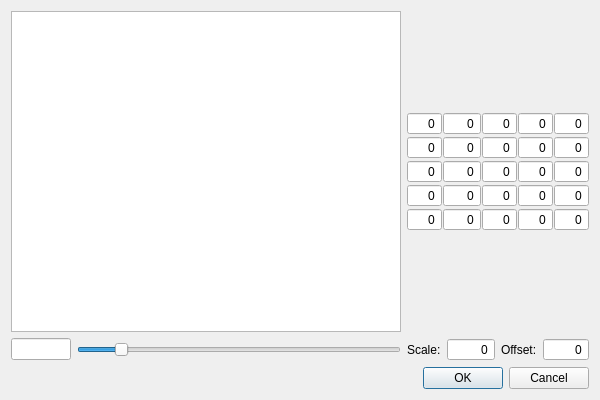
<?xml version="1.0" encoding="UTF-8"?>
<ui version="4.0">
 <class>CustomFilterDialog</class>
 <widget class="QDialog" name="CustomFilterDialog">
  <property name="geometry">
   <rect>
    <x>0</x>
    <y>0</y>
    <width>600</width>
    <height>400</height>
   </rect>
  </property>
  <property name="windowTitle">
   <string>Custom</string>
  </property>
  <layout class="QVBoxLayout" name="verticalLayout_3">
   <item>
    <layout class="QGridLayout" name="gridLayout_2">
     <item row="0" column="0">
      <layout class="QVBoxLayout" name="verticalLayout">
       <item>
        <widget class="QGraphicsView" name="graphicsView"/>
       </item>
      </layout>
     </item>
     <item row="0" column="1">
      <layout class="QVBoxLayout" name="verticalLayout_2">
       <item>
        <spacer name="verticalSpacer">
         <property name="orientation">
          <enum>Qt::Vertical</enum>
         </property>
         <property name="sizeHint" stdset="0">
          <size>
           <width>20</width>
           <height>40</height>
          </size>
         </property>
        </spacer>
       </item>
       <item>
        <layout class="QGridLayout" name="gridLayout">
         <property name="spacing">
          <number>1</number>
         </property>
         <item row="0" column="0">
          <widget class="QSpinBox" name="spinBox11">
           <property name="alignment">
            <set>Qt::AlignRight|Qt::AlignTrailing|Qt::AlignVCenter</set>
           </property>
           <property name="buttonSymbols">
            <enum>QAbstractSpinBox::NoButtons</enum>
           </property>
           <property name="minimum">
            <number>-999</number>
           </property>
           <property name="maximum">
            <number>999</number>
           </property>
          </widget>
         </item>
         <item row="0" column="1">
          <widget class="QSpinBox" name="spinBox21">
           <property name="alignment">
            <set>Qt::AlignRight|Qt::AlignTrailing|Qt::AlignVCenter</set>
           </property>
           <property name="buttonSymbols">
            <enum>QAbstractSpinBox::NoButtons</enum>
           </property>
           <property name="minimum">
            <number>-999</number>
           </property>
           <property name="maximum">
            <number>999</number>
           </property>
          </widget>
         </item>
         <item row="0" column="2">
          <widget class="QSpinBox" name="spinBox31">
           <property name="alignment">
            <set>Qt::AlignRight|Qt::AlignTrailing|Qt::AlignVCenter</set>
           </property>
           <property name="buttonSymbols">
            <enum>QAbstractSpinBox::NoButtons</enum>
           </property>
           <property name="minimum">
            <number>-999</number>
           </property>
           <property name="maximum">
            <number>999</number>
           </property>
          </widget>
         </item>
         <item row="0" column="3">
          <widget class="QSpinBox" name="spinBox41">
           <property name="alignment">
            <set>Qt::AlignRight|Qt::AlignTrailing|Qt::AlignVCenter</set>
           </property>
           <property name="buttonSymbols">
            <enum>QAbstractSpinBox::NoButtons</enum>
           </property>
           <property name="minimum">
            <number>-999</number>
           </property>
           <property name="maximum">
            <number>999</number>
           </property>
          </widget>
         </item>
         <item row="0" column="4">
          <widget class="QSpinBox" name="spinBox51">
           <property name="alignment">
            <set>Qt::AlignRight|Qt::AlignTrailing|Qt::AlignVCenter</set>
           </property>
           <property name="buttonSymbols">
            <enum>QAbstractSpinBox::NoButtons</enum>
           </property>
           <property name="minimum">
            <number>-999</number>
           </property>
           <property name="maximum">
            <number>999</number>
           </property>
          </widget>
         </item>
         <item row="1" column="0">
          <widget class="QSpinBox" name="spinBox12">
           <property name="alignment">
            <set>Qt::AlignRight|Qt::AlignTrailing|Qt::AlignVCenter</set>
           </property>
           <property name="buttonSymbols">
            <enum>QAbstractSpinBox::NoButtons</enum>
           </property>
           <property name="minimum">
            <number>-999</number>
           </property>
           <property name="maximum">
            <number>999</number>
           </property>
          </widget>
         </item>
         <item row="1" column="1">
          <widget class="QSpinBox" name="spinBox22">
           <property name="alignment">
            <set>Qt::AlignRight|Qt::AlignTrailing|Qt::AlignVCenter</set>
           </property>
           <property name="buttonSymbols">
            <enum>QAbstractSpinBox::NoButtons</enum>
           </property>
           <property name="minimum">
            <number>-999</number>
           </property>
           <property name="maximum">
            <number>9999</number>
           </property>
          </widget>
         </item>
         <item row="1" column="2">
          <widget class="QSpinBox" name="spinBox32">
           <property name="alignment">
            <set>Qt::AlignRight|Qt::AlignTrailing|Qt::AlignVCenter</set>
           </property>
           <property name="buttonSymbols">
            <enum>QAbstractSpinBox::NoButtons</enum>
           </property>
           <property name="minimum">
            <number>-999</number>
           </property>
           <property name="maximum">
            <number>999</number>
           </property>
          </widget>
         </item>
         <item row="1" column="4">
          <widget class="QSpinBox" name="spinBox52">
           <property name="alignment">
            <set>Qt::AlignRight|Qt::AlignTrailing|Qt::AlignVCenter</set>
           </property>
           <property name="buttonSymbols">
            <enum>QAbstractSpinBox::NoButtons</enum>
           </property>
           <property name="minimum">
            <number>-999</number>
           </property>
           <property name="maximum">
            <number>999</number>
           </property>
          </widget>
         </item>
         <item row="2" column="0">
          <widget class="QSpinBox" name="spinBox13">
           <property name="alignment">
            <set>Qt::AlignRight|Qt::AlignTrailing|Qt::AlignVCenter</set>
           </property>
           <property name="buttonSymbols">
            <enum>QAbstractSpinBox::NoButtons</enum>
           </property>
           <property name="minimum">
            <number>-999</number>
           </property>
           <property name="maximum">
            <number>999</number>
           </property>
          </widget>
         </item>
         <item row="2" column="1">
          <widget class="QSpinBox" name="spinBox23">
           <property name="alignment">
            <set>Qt::AlignRight|Qt::AlignTrailing|Qt::AlignVCenter</set>
           </property>
           <property name="buttonSymbols">
            <enum>QAbstractSpinBox::NoButtons</enum>
           </property>
           <property name="minimum">
            <number>-999</number>
           </property>
           <property name="maximum">
            <number>999</number>
           </property>
          </widget>
         </item>
         <item row="2" column="2">
          <widget class="QSpinBox" name="spinBox33">
           <property name="alignment">
            <set>Qt::AlignRight|Qt::AlignTrailing|Qt::AlignVCenter</set>
           </property>
           <property name="buttonSymbols">
            <enum>QAbstractSpinBox::NoButtons</enum>
           </property>
           <property name="minimum">
            <number>-999</number>
           </property>
           <property name="maximum">
            <number>999</number>
           </property>
          </widget>
         </item>
         <item row="2" column="3">
          <widget class="QSpinBox" name="spinBox43">
           <property name="alignment">
            <set>Qt::AlignRight|Qt::AlignTrailing|Qt::AlignVCenter</set>
           </property>
           <property name="buttonSymbols">
            <enum>QAbstractSpinBox::NoButtons</enum>
           </property>
           <property name="minimum">
            <number>-999</number>
           </property>
           <property name="maximum">
            <number>999</number>
           </property>
          </widget>
         </item>
         <item row="2" column="4">
          <widget class="QSpinBox" name="spinBox53">
           <property name="alignment">
            <set>Qt::AlignRight|Qt::AlignTrailing|Qt::AlignVCenter</set>
           </property>
           <property name="buttonSymbols">
            <enum>QAbstractSpinBox::NoButtons</enum>
           </property>
           <property name="minimum">
            <number>-999</number>
           </property>
           <property name="maximum">
            <number>999</number>
           </property>
          </widget>
         </item>
         <item row="3" column="0">
          <widget class="QSpinBox" name="spinBox14">
           <property name="alignment">
            <set>Qt::AlignRight|Qt::AlignTrailing|Qt::AlignVCenter</set>
           </property>
           <property name="buttonSymbols">
            <enum>QAbstractSpinBox::NoButtons</enum>
           </property>
           <property name="minimum">
            <number>-999</number>
           </property>
           <property name="maximum">
            <number>999</number>
           </property>
          </widget>
         </item>
         <item row="3" column="1">
          <widget class="QSpinBox" name="spinBox24">
           <property name="alignment">
            <set>Qt::AlignRight|Qt::AlignTrailing|Qt::AlignVCenter</set>
           </property>
           <property name="buttonSymbols">
            <enum>QAbstractSpinBox::NoButtons</enum>
           </property>
           <property name="minimum">
            <number>-999</number>
           </property>
           <property name="maximum">
            <number>999</number>
           </property>
          </widget>
         </item>
         <item row="3" column="2">
          <widget class="QSpinBox" name="spinBox34">
           <property name="alignment">
            <set>Qt::AlignRight|Qt::AlignTrailing|Qt::AlignVCenter</set>
           </property>
           <property name="buttonSymbols">
            <enum>QAbstractSpinBox::NoButtons</enum>
           </property>
           <property name="minimum">
            <number>-999</number>
           </property>
           <property name="maximum">
            <number>999</number>
           </property>
          </widget>
         </item>
         <item row="3" column="3">
          <widget class="QSpinBox" name="spinBox44">
           <property name="alignment">
            <set>Qt::AlignRight|Qt::AlignTrailing|Qt::AlignVCenter</set>
           </property>
           <property name="buttonSymbols">
            <enum>QAbstractSpinBox::NoButtons</enum>
           </property>
           <property name="minimum">
            <number>-999</number>
           </property>
           <property name="maximum">
            <number>999</number>
           </property>
          </widget>
         </item>
         <item row="3" column="4">
          <widget class="QSpinBox" name="spinBox54">
           <property name="alignment">
            <set>Qt::AlignRight|Qt::AlignTrailing|Qt::AlignVCenter</set>
           </property>
           <property name="buttonSymbols">
            <enum>QAbstractSpinBox::NoButtons</enum>
           </property>
           <property name="minimum">
            <number>-999</number>
           </property>
           <property name="maximum">
            <number>999</number>
           </property>
          </widget>
         </item>
         <item row="4" column="0">
          <widget class="QSpinBox" name="spinBox15">
           <property name="alignment">
            <set>Qt::AlignRight|Qt::AlignTrailing|Qt::AlignVCenter</set>
           </property>
           <property name="buttonSymbols">
            <enum>QAbstractSpinBox::NoButtons</enum>
           </property>
           <property name="minimum">
            <number>-999</number>
           </property>
           <property name="maximum">
            <number>999</number>
           </property>
          </widget>
         </item>
         <item row="4" column="1">
          <widget class="QSpinBox" name="spinBox25">
           <property name="alignment">
            <set>Qt::AlignRight|Qt::AlignTrailing|Qt::AlignVCenter</set>
           </property>
           <property name="buttonSymbols">
            <enum>QAbstractSpinBox::NoButtons</enum>
           </property>
           <property name="minimum">
            <number>-999</number>
           </property>
           <property name="maximum">
            <number>999</number>
           </property>
          </widget>
         </item>
         <item row="4" column="2">
          <widget class="QSpinBox" name="spinBox35">
           <property name="alignment">
            <set>Qt::AlignRight|Qt::AlignTrailing|Qt::AlignVCenter</set>
           </property>
           <property name="buttonSymbols">
            <enum>QAbstractSpinBox::NoButtons</enum>
           </property>
           <property name="minimum">
            <number>-999</number>
           </property>
           <property name="maximum">
            <number>999</number>
           </property>
          </widget>
         </item>
         <item row="4" column="3">
          <widget class="QSpinBox" name="spinBox45">
           <property name="alignment">
            <set>Qt::AlignRight|Qt::AlignTrailing|Qt::AlignVCenter</set>
           </property>
           <property name="buttonSymbols">
            <enum>QAbstractSpinBox::NoButtons</enum>
           </property>
           <property name="minimum">
            <number>-999</number>
           </property>
           <property name="maximum">
            <number>999</number>
           </property>
          </widget>
         </item>
         <item row="4" column="4">
          <widget class="QSpinBox" name="spinBox55">
           <property name="alignment">
            <set>Qt::AlignRight|Qt::AlignTrailing|Qt::AlignVCenter</set>
           </property>
           <property name="buttonSymbols">
            <enum>QAbstractSpinBox::NoButtons</enum>
           </property>
           <property name="minimum">
            <number>-999</number>
           </property>
           <property name="maximum">
            <number>999</number>
           </property>
          </widget>
         </item>
         <item row="1" column="3">
          <widget class="QSpinBox" name="spinBox42">
           <property name="alignment">
            <set>Qt::AlignRight|Qt::AlignTrailing|Qt::AlignVCenter</set>
           </property>
           <property name="buttonSymbols">
            <enum>QAbstractSpinBox::NoButtons</enum>
           </property>
           <property name="minimum">
            <number>-999</number>
           </property>
           <property name="maximum">
            <number>999</number>
           </property>
          </widget>
         </item>
        </layout>
       </item>
       <item>
        <spacer name="verticalSpacer_2">
         <property name="orientation">
          <enum>Qt::Vertical</enum>
         </property>
         <property name="sizeHint" stdset="0">
          <size>
           <width>20</width>
           <height>40</height>
          </size>
         </property>
        </spacer>
       </item>
      </layout>
     </item>
     <item row="1" column="1">
      <layout class="QHBoxLayout" name="horizontalLayout_3">
       <item>
        <layout class="QFormLayout" name="formLayout">
         <item row="0" column="0">
          <widget class="QLabel" name="label">
           <property name="text">
            <string>Scale:</string>
           </property>
          </widget>
         </item>
         <item row="0" column="1">
          <widget class="QSpinBox" name="scaleSpinBox">
           <property name="alignment">
            <set>Qt::AlignRight|Qt::AlignTrailing|Qt::AlignVCenter</set>
           </property>
           <property name="buttonSymbols">
            <enum>QAbstractSpinBox::NoButtons</enum>
           </property>
           <property name="maximum">
            <number>999</number>
           </property>
          </widget>
         </item>
        </layout>
       </item>
       <item>
        <layout class="QFormLayout" name="formLayout_2">
         <item row="0" column="1">
          <widget class="QSpinBox" name="offsetSpinBox">
           <property name="alignment">
            <set>Qt::AlignRight|Qt::AlignTrailing|Qt::AlignVCenter</set>
           </property>
           <property name="buttonSymbols">
            <enum>QAbstractSpinBox::NoButtons</enum>
           </property>
           <property name="maximum">
            <number>999</number>
           </property>
          </widget>
         </item>
         <item row="0" column="0">
          <widget class="QLabel" name="label_2">
           <property name="text">
            <string>Offset:</string>
           </property>
          </widget>
         </item>
        </layout>
       </item>
      </layout>
     </item>
     <item row="1" column="0">
      <layout class="QHBoxLayout" name="horizontalLayout">
       <item>
        <widget class="QLineEdit" name="zoomEdit">
         <property name="sizePolicy">
          <sizepolicy hsizetype="Minimum" vsizetype="Fixed">
           <horstretch>0</horstretch>
           <verstretch>0</verstretch>
          </sizepolicy>
         </property>
         <property name="maximumSize">
          <size>
           <width>60</width>
           <height>16777215</height>
          </size>
         </property>
         <property name="focusPolicy">
          <enum>Qt::NoFocus</enum>
         </property>
         <property name="maxLength">
          <number>4</number>
         </property>
         <property name="frame">
          <bool>true</bool>
         </property>
         <property name="alignment">
          <set>Qt::AlignRight|Qt::AlignTrailing|Qt::AlignVCenter</set>
         </property>
         <property name="readOnly">
          <bool>true</bool>
         </property>
        </widget>
       </item>
       <item>
        <widget class="QSlider" name="zoomSlider">
         <property name="minimum">
          <number>5</number>
         </property>
         <property name="maximum">
          <number>800</number>
         </property>
         <property name="pageStep">
          <number>8</number>
         </property>
         <property name="value">
          <number>100</number>
         </property>
         <property name="orientation">
          <enum>Qt::Horizontal</enum>
         </property>
         <property name="invertedControls">
          <bool>false</bool>
         </property>
         <property name="tickPosition">
          <enum>QSlider::NoTicks</enum>
         </property>
        </widget>
       </item>
      </layout>
     </item>
    </layout>
   </item>
   <item>
    <widget class="QDialogButtonBox" name="buttonBox">
     <property name="orientation">
      <enum>Qt::Horizontal</enum>
     </property>
     <property name="standardButtons">
      <set>QDialogButtonBox::Cancel|QDialogButtonBox::Ok</set>
     </property>
    </widget>
   </item>
  </layout>
 </widget>
 <tabstops>
  <tabstop>graphicsView</tabstop>
  <tabstop>spinBox11</tabstop>
  <tabstop>spinBox21</tabstop>
  <tabstop>spinBox31</tabstop>
  <tabstop>spinBox41</tabstop>
  <tabstop>spinBox51</tabstop>
  <tabstop>spinBox12</tabstop>
  <tabstop>spinBox22</tabstop>
  <tabstop>spinBox32</tabstop>
  <tabstop>spinBox42</tabstop>
  <tabstop>spinBox52</tabstop>
  <tabstop>spinBox13</tabstop>
  <tabstop>spinBox23</tabstop>
  <tabstop>spinBox33</tabstop>
  <tabstop>spinBox43</tabstop>
  <tabstop>spinBox53</tabstop>
  <tabstop>spinBox14</tabstop>
  <tabstop>spinBox24</tabstop>
  <tabstop>spinBox34</tabstop>
  <tabstop>spinBox44</tabstop>
  <tabstop>spinBox54</tabstop>
  <tabstop>spinBox15</tabstop>
  <tabstop>spinBox25</tabstop>
  <tabstop>spinBox35</tabstop>
  <tabstop>spinBox45</tabstop>
  <tabstop>spinBox55</tabstop>
  <tabstop>scaleSpinBox</tabstop>
  <tabstop>offsetSpinBox</tabstop>
 </tabstops>
 <resources/>
 <connections>
  <connection>
   <sender>buttonBox</sender>
   <signal>accepted()</signal>
   <receiver>CustomFilterDialog</receiver>
   <slot>accept()</slot>
   <hints>
    <hint type="sourcelabel">
     <x>248</x>
     <y>254</y>
    </hint>
    <hint type="destinationlabel">
     <x>157</x>
     <y>274</y>
    </hint>
   </hints>
  </connection>
  <connection>
   <sender>buttonBox</sender>
   <signal>rejected()</signal>
   <receiver>CustomFilterDialog</receiver>
   <slot>reject()</slot>
   <hints>
    <hint type="sourcelabel">
     <x>316</x>
     <y>260</y>
    </hint>
    <hint type="destinationlabel">
     <x>286</x>
     <y>274</y>
    </hint>
   </hints>
  </connection>
 </connections>
</ui>
